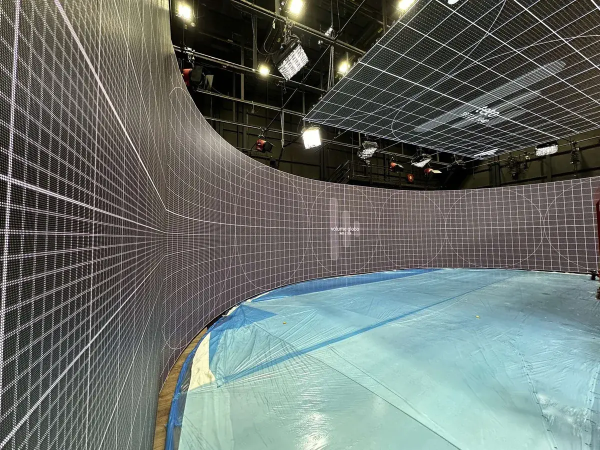
#> input picture img/globo-volume-led.webp, 1200 x 900 px (shown at 1/2 size); its folder holds 5 pictures in this run
$ python optimize_modal_images.py
#> lines starting #> are read from the running program, lines starting #| are printed output that depends on the picture
#!/usr/bin/env python3
"""
Image optimization script for modal gallery images
Optimizes large images for web display while maintaining quality
"""

import os
from PIL import Image
import argparse
from pathlib import Path

def optimize_image(input_path, output_path, target_width=900, target_size_kb=100):
    """
    Optimize an image for web display with target file size

    Args:
        input_path: Path to input image
        output_path: Path to save optimized image
        target_width: Maximum width in pixels
        target_size_kb: Target file size in KB
    """
#> called with target_width = 900, target_size_kb = 100
    try:
        # Open and convert to RGB if needed
        with Image.open(input_path) as img:
            # Convert to RGB if necessary (for WebP compatibility)
#> img is the input picture: PIL image 1200x900 RGB; mean R, G, B 102.8, 110.4, 105.7
            if img.mode in ('RGBA', 'LA', 'P'):
                img = img.convert('RGB')

            # Get original dimensions
            original_width, original_height = img.size
#> original_width = 1200; original_height = 900

            # Calculate new dimensions maintaining aspect ratio
            if original_width > target_width:
                ratio = target_width / original_width
#> ratio = 0.75
                new_width = target_width
                new_height = int(original_height * ratio)
#> new_height = 675
            else:
                new_width = original_width
                new_height = original_height

            # Resize image with high quality resampling
            resized_img = img.resize((new_width, new_height), Image.Resampling.LANCZOS)
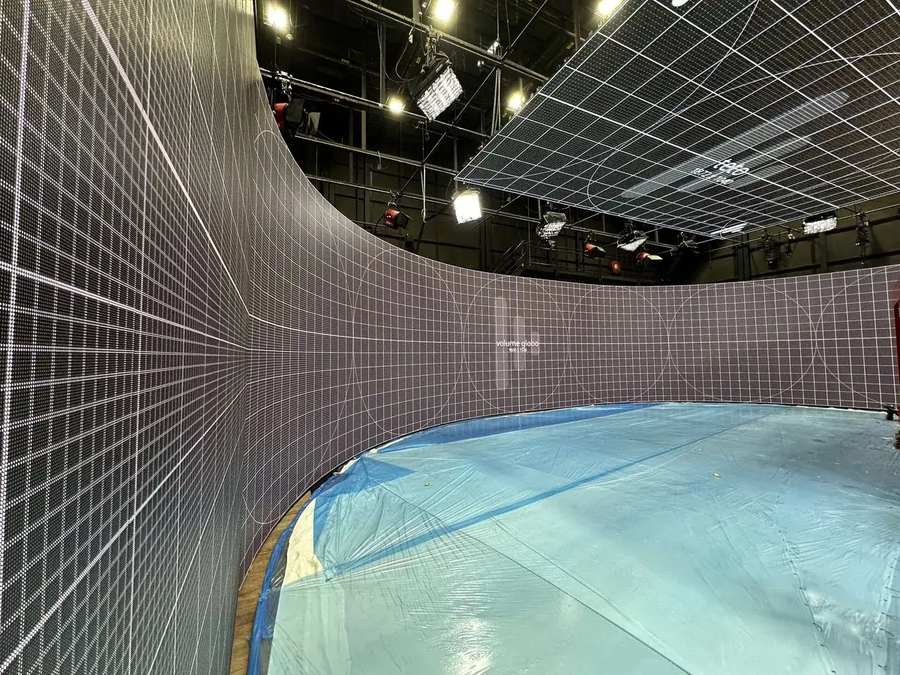
#> resized_img: PIL image 900x675 RGB; mean R, G, B 102.8, 110.4, 105.8

            # Iteratively find the right quality to hit target size
            quality = 85
            target_size_bytes = target_size_kb * 1024

            while quality > 10:
                # Save with current quality
                resized_img.save(
                    output_path,
                    'WebP',
                    quality=quality,
                    method=6,
                    optimize=True
                )

                # Check file size
                current_size = os.path.getsize(output_path)

                if current_size <= target_size_bytes:
                    break

                # Reduce quality for next iteration
                quality -= 10
#> after the loop, quality = 35

            # If still too large, try reducing dimensions
            if os.path.getsize(output_path) > target_size_bytes and quality <= 10:
                # Reduce width by 20% and try again
                new_width = int(new_width * 0.8)
                new_height = int(new_height * 0.8)
                smaller_img = img.resize((new_width, new_height), Image.Resampling.LANCZOS)
                smaller_img.save(
                    output_path,
                    'WebP',
                    quality=70,
                    method=6,
                    optimize=True
                )

            # Calculate size reduction
            original_size = os.path.getsize(input_path)
            new_size = os.path.getsize(output_path)
#> new_size = 91830
            reduction = ((original_size - new_size) / original_size) * 100
#> reduction = 65.21

            print(f"✓ {input_path} -> {output_path}")
#| ✓ img/globo-volume-led.webp -> img/globo-volume-led_optimized.webp
            print(f"  Dimensions: {original_width}x{original_height} -> {new_width}x{new_height}")
#|   Dimensions: 1200x900 -> 900x675
            print(f"  Size: {original_size/1024:.1f}KB -> {new_size/1024:.1f}KB ({reduction:.1f}% reduction)")
#|   Size: 257.8KB -> 89.7KB (65.2% reduction)
            print(f"  Quality: {quality}, Target: <{target_size_kb}KB")
#|   Quality: 35, Target: <100KB

            return True

    except Exception as e:
        print(f"✗ Error processing {input_path}: {str(e)}")
        return False

def main():
    # Images to optimize based on the network analysis
    images_to_optimize = [
        'globo-volume-led.webp',
        'gloob2.webp',
        'gloob_futeboloria.webp',
        'ludmilla_coachella.webp',
        'globo-venice.webp'
    ]

    img_dir = Path('img')
    output_dir = Path('img')

    # Create output directory if it doesn't exist
    output_dir.mkdir(exist_ok=True)

    print("🖼️  Optimizing modal images for web performance...")
    print("=" * 60)

    optimized_files = []

    for image_name in images_to_optimize:
        input_path = img_dir / image_name

        if input_path.exists():
            # Create optimized filename
            name_without_ext = input_path.stem
            optimized_name = f"{name_without_ext}_optimized.webp"
            output_path = output_dir / optimized_name

            print(f"\n📸 Processing: {image_name}")

            if optimize_image(input_path, output_path):
                optimized_files.append(optimized_name)
        else:
            print(f"⚠️  Warning: {input_path} not found")

    print("\n" + "=" * 60)
    print("🎉 Optimization complete!")
    print(f"📁 Optimized {len(optimized_files)} images")

    if optimized_files:
        print("\n📋 Optimized image names:")
        for filename in optimized_files:
            print(f"  • {filename}")

        # Also save to a text file for reference
        with open('optimized_images_list.txt', 'w') as f:
            f.write("Optimized Modal Images:\n")
            f.write("=" * 30 + "\n\n")
            for filename in optimized_files:
                f.write(f"{filename}\n")

        print(f"\n💾 List saved to: optimized_images_list.txt")

if __name__ == "__main__":
    main()
